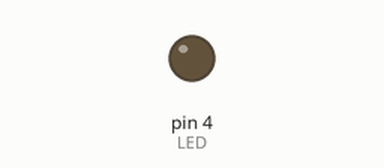
Bench run of a sketch on a simulated Arduino Uno, built with avr-gcc and run on an emulated ATmega328P. On the bench: output pins drawn as LEDs (lit = HIGH). What the sketch prints to the serial monitor is not drawn.

Above: at 0.05 s.
Timing chart, 0 to 6.5 s (numbered marks = the images above):
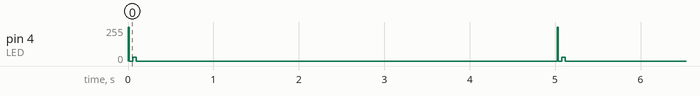

Measured:
- by itself, pin 4 (LED): repeats every 5.0 s: 0/255 0.04 s, 29/255 0.04 s, 0/255 4.9 s, 255/255 0.01 s

The sketch:

pulseGenerator.ino
```cpp
#define LED 4                   // Led pin set
#define PULSE_TIME 560          // Delay for the zero and one HIGH (Microseconds)
#define ZERO_LOW_DELAY 560      // Delay for the zeros LOW (Microseconds)
#define ONE_LOW_DELAY 1690      // Delay for the ones LOW (Microseconds)
#define BEGIN_PULSE_HIGH 9000   // Pulse Burst in the start of the message (Mircroseconds)
#define BEGIN_PULSE_LOW 4500    // Pulse Space before the output of the message (Mircroseconds)


//================================ Prototypes ===================================
/*
 * Outputs a logical one to the LED according the the delay times and pulse times
 * in the defines at the top of this function
 */
void outputOnePulse();
/*
 * Outputs a logical zero to the LED according the the delay times and pulse times
 * in the defines at the top of this function
 */
void outputZeroPulse();
/*
 * Outputs the ending pulse, a pulse of HIGH for the pulse time
 */
 void outputEndPulse();
/*
 * Begins the message with the long HIGH and long LOW followed by the five logical
 * zeros
 */
void beginMessage();

//============================== Lifecycle Functions =============================

void setup()
{
  pinMode(LED, OUTPUT);
  digitalWrite(LED, LOW);
  Serial.begin(9600);
}

void loop()
{
  // Message to be output
  const bool message[] = {1,0 ,0};

  Serial.println("Begining Message Transmittion");
  beginMessage();
  for(int i = 0; i < 3; ++i)
  {
    (message[i]) ? outputOnePulse() : outputZeroPulse();
  }
  outputEndPulse();

  Serial.println("Message has been sent");
  delay(5000);
}

//============================= Function Definitions ==============================
void outputZeroPulse()
{
  digitalWrite(LED, HIGH);
  delayMicroseconds(PULSE_TIME);
  digitalWrite(LED, LOW);
  delayMicroseconds(ZERO_LOW_DELAY);
}

void outputOnePulse()
{
  digitalWrite(LED, HIGH);
  delayMicroseconds(PULSE_TIME);
  digitalWrite(LED, LOW);
  delayMicroseconds(ONE_LOW_DELAY);
}

void outputEndPulse()
{
  digitalWrite(LED, HIGH);
  delayMicroseconds(PULSE_TIME);
  digitalWrite(LED, LOW);
}

void beginMessage()
{
  // Ouput the long high and the long low for the
  // beggining of the pulse
  digitalWrite(LED, HIGH);
  delayMicroseconds(BEGIN_PULSE_HIGH);
  digitalWrite(LED, LOW);
  delayMicroseconds(BEGIN_PULSE_LOW);

  // Ouput the five zero pulses
  for(int i = 0; i < 5; ++i)
  {
    outputZeroPulse();
  }
}
```
